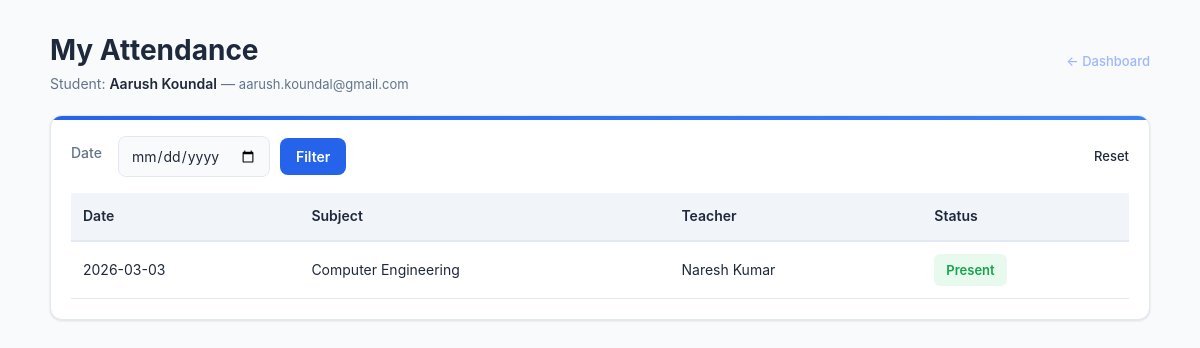
/student/attendance (signed in), run on an earlier commit of the app's database.
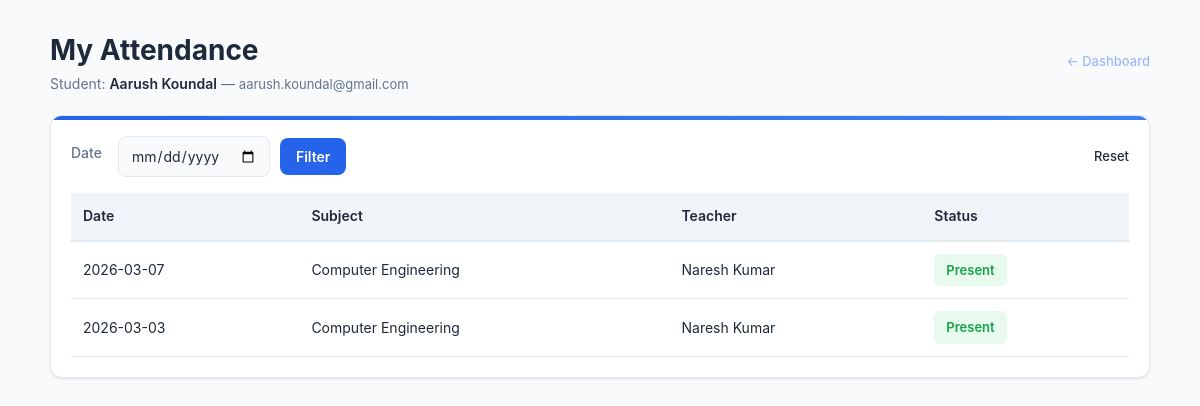
And on a later commit of the database.
### app.py (models this page shows)
class User(db.Model):
    id = db.Column(db.Integer, primary_key=True)
    role = db.Column(db.String(20), nullable=False)
    name = db.Column(db.String(100), nullable=False)
    email = db.Column(db.String(100), unique=True, nullable=False)
    password = db.Column(db.String(200), nullable=False)
    roll_number = db.Column(db.String(20), nullable=True)
    branch = db.Column(db.String(100), nullable=True)
    semester = db.Column(db.String(20), nullable=True)
    department = db.Column(db.String(100), nullable=True)
    subject = db.Column(db.String(100), nullable=True)

class Attendance(db.Model):
    id = db.Column(db.Integer, primary_key=True)
    student_id = db.Column(db.Integer, db.ForeignKey('user.id'), nullable=False)
    teacher_id = db.Column(db.Integer, db.ForeignKey('user.id'), nullable=False)
    subject = db.Column(db.String(100), nullable=False)
    branch = db.Column(db.String(100), nullable=True)
    semester = db.Column(db.String(20), nullable=True)
    date = db.Column(db.Date, nullable=False, default=date.today)
    status = db.Column(db.String(20), nullable=False, default='absent')
    student = db.relationship('User', foreign_keys=[student_id], backref='attendance_as_student')
    teacher = db.relationship('User', foreign_keys=[teacher_id], backref='attendance_as_teacher')

### app.py (the view)
@app.route('/student/attendance')
def student_attendance():
    if session.get('role') != 'student':
        abort(403)
    student = User.query.get(session.get('user_id'))
    records = Attendance.query.filter_by(student_id=student.id).order_by(Attendance.date.desc()).all()
    for r in records:
        r.teacher_obj = User.query.get(r.teacher_id)
    return render_template('student_attendance.html', student=student, records=records)

### templates/student_attendance.html (shortened to what this page needs)
<!DOCTYPE html>
<html lang="en">
<head>
  <link rel="stylesheet" href="{{ url_for('static', filename='style.css') }}">
</head>
<body>
  <div class="wrap">
    <div class="header">
      <div>
        <div class="title">My Attendance</div>
        <div class="meta">Student: <strong>{{ student.name }}</strong> — <span class="small">{{ student.email }}</span></div>
      </div>
      <div style="display:flex;gap:8px;align-items:center">
        <a href="{{ url_for('student_dashboard') }}" class="small" style="color:#9fb7ff;text-decoration:none">← Dashboard</a>
      </div>
    </div>
    <div class="card">
      <form method="GET" class="filters" novalidate>
        <label class="small" style="margin-right:6px">Date</label>
        <input type="date" name="date" value="{{ request.args.get('date','') }}">
        <button class="btn" type="submit">Filter</button>
        <a href="{{ url_for('student_attendance') }}" class="small" style="margin-left:auto;text-decoration:none;color:var(--muted)">Reset</a>
      </form>
      {% if records %}
        <table>
          <thead>
            <tr><th>Date</th><th>Subject</th><th>Teacher</th><th>Status</th></tr>
          </thead>
          <tbody>
            {% for r in records %}
              <tr>
                <td>{{ r.date.strftime('%Y-%m-%d') if r.date else '' }}</td>
                <td>{{ r.subject or '—' }}</td>
                <td>{{ r.teacher_obj.name if r.teacher_obj else ('#' ~ (r.teacher_id or '')) }}</td>
                <td>
                  <span class="status {% if (r.status or '').lower()=='present' %}present{% else %}absent{% endif %}">
                    {{ r.status }}
                  </span>
                </td>
              </tr>
            {% endfor %}
          </tbody>
        </table>
      {% else %}
        <p class="small" style="padding:12px 0">No attendance records found.</p>
      {% endif %}
    </div>
  </div>
</body>
</html>

### static/style.css (style rules this page uses)
* { margin: 0; padding: 0; box-sizing: border-box; }
:root { --primary: #2563eb; --primary-dark: #1e40af; --primary-light: #3b82f6; --primary-gradient: linear-gradient(135deg, #2563eb 0%, #3b82f6 100%); --secondary: #06b6d4; --secondary-gradient: linear-gradient(135deg, #06b6d4 0%, #0891b2 100%); --accent: #dc2626; --accent-warm: #ea580c; --accent-warm-gradient: linear-gradient(135deg, #ea580c 0%, #d97706 100%); --success: #16a34a; --success-gradient: linear-gradient(135deg, #16a34a 0%, #15803d 100%); --warning: #ca8a04; --warning-gradient: linear-gradient(135deg, #ca8a04 0%, #b45309 100%); --purple: #9333ea; --purple-gradient: linear-gradient(135deg, #9333ea 0%, #7c3aed 100%); --pink: #ec4899; --pink-gradient: linear-gradient(135deg, #ec4899 0%, #db2777 100%); --indigo: #4f46e5; --indigo-gradient: linear-gradient(135deg, #4f46e5 0%, #4338ca 100%); --bg-dark: #f8fafc; --bg-darker: #f1f5f9; --card-bg: #ffffff; --border-color: #e2e8f0; --text-light: #1e293b; --text-muted: #64748b; --text-dark: #334155; --shadow: 0 1px 3px rgba(0, 0, 0, 0.08), 0 1px 2px rgba(0, 0, 0, 0.04); --shadow-md: 0 4px 6px rgba(0, 0, 0, 0.1), 0 2px 4px rgba(0, 0, 0, 0.06); --shadow-lg: 0 10px 15px rgba(0, 0, 0, 0.1), 0 4px 6px rgba(0, 0, 0, 0.05); --radius: 8px; --font-sans: -apple-system, BlinkMacSystemFont, 'Segoe UI', 'Roboto', 'Oxygen', 'Ubuntu', 'Cantarell', sans-serif; }
body { font-family: var(--font-sans); background: var(--bg-dark); color: var(--text-light); line-height: 1.6; }
.btn { padding: 10px 20px; border: none; border-radius: var(--radius); font-family: inherit; font-size: 14px; font-weight: 500; cursor: pointer; transition: all 0.2s ease; text-decoration: none; display: inline-block; }
input, select, textarea { font-family: inherit; font-size: 14px; border: 1px solid var(--border-color); padding: 10px 12px; border-radius: var(--radius); background: var(--card-bg); color: var(--text-light); transition: all 0.2s ease; }
input::placeholder, select::placeholder, textarea::placeholder { color: var(--text-muted); }
.card { background: var(--card-bg); border-radius: var(--radius); padding: 20px; box-shadow: var(--shadow); border: 1px solid var(--border-color); }
table { width: 100%; border-collapse: collapse; }
thead { background: var(--bg-darker); border-bottom: 2px solid var(--border-color); }
th { padding: 12px; text-align: left; font-weight: 600; color: var(--text-light); }
td { padding: 12px; border-bottom: 1px solid var(--border-color); color: var(--text-dark); }
label { display: block; font-weight: 500; margin-bottom: 6px; color: var(--text-light); }
input, select { padding: 10px; border: 1px solid #ccc; border-radius: 6px; font-size: 14px; }
button { padding: 10px; background: #2575fc; color: #fff; border: none; border-radius: 6px; font-size: 16px; cursor: pointer; transition: background 0.3s; }
body { background: linear-gradient(135deg, #6a11cb 0%, #2575fc 100%); font-family: "Poppins", Arial, sans-serif; }
.card { background: #fff; border-radius: 10px; box-shadow: 0 4px 8px rgba(0, 0, 0, 0.1); padding: 20px; margin: 20px 0; }
.card a { color: #2575fc; text-decoration: none; font-weight: bold; }

What changed in the data, as far as the page shows it:
added Attendance: date "2026-03-07", subject "Computer Engineering", teacher_obj "Naresh Kumar", status "Present"
